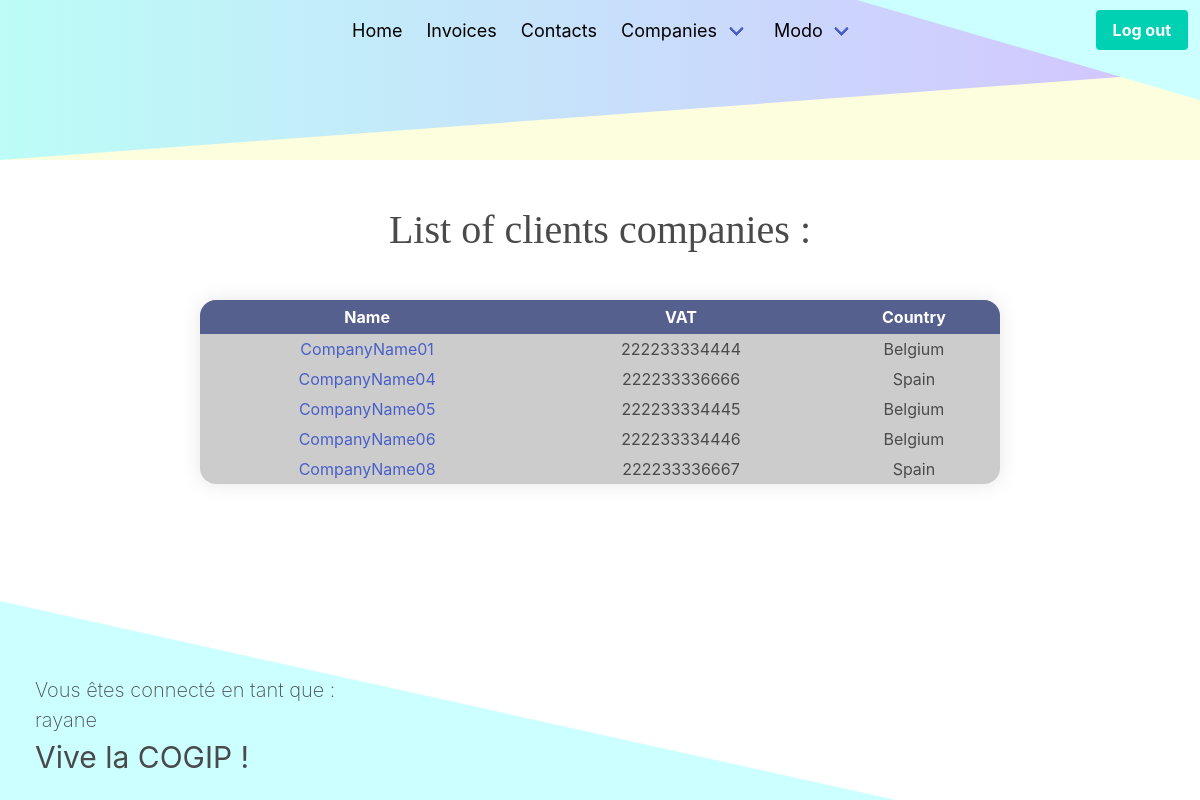
The app's page /companies_client (signed in) with its own data.
### tables this page shows
CREATE TABLE `company` (
  `id` int(11) NOT NULL,
  `name` varchar(50) NOT NULL,
  `country` varchar(50) NOT NULL,
  `VAT_number` varchar(12) NOT NULL,
  `type_id` int(11) NOT NULL
);

### src/Controller/ClientCompaniesController.php (called while the page is built, shortened)
<?php
$clients = new TypedCompany();
$clients->setClientList();
$clients = $clients->getData()->fetchAll();
require __DIR__.'/../view/Lists/clients_companies_list.php';

### public/index.php (called while the page is built, shortened)
<?php
get('/companies_client', "../src/Controller/ClientCompaniesController.php");

### src/Model/TypedCompany.php (called while the page is built, shortened)
<?php
class TypedCompany{
    public function __construct()
    {
        global $db;
        $this->db = $db;
    }
    public function setClientList()
    {
      $query = $this->db->prepare("SELECT c.id as id_company, c.name, VAT_number, country, t.name as type FROM company as c INNER JOIN type as t ON c.type_id = t.id WHERE t.name = 'client' ORDER BY c.id ASC");
      $query->execute();
      $this->query = $query;
    }
    public function getData()
    {
        return $this->query;
    }
}
?>

### src/View/Lists/clients_companies_list.php (the view)
<?php require __DIR__.'/../surround/header.php' ?>
<div class='block'>
<div class='tables'>
    <label for="companies" class='Hhome'>List of clients companies :</label>
    <table id='compagnies'>
        <thead>
            <tr>
                <th>Name</th>
                <th>VAT</th>
                <th>Country</th>
            </tr>
        </thead>
        <tbody>
            <?php foreach ($clients as $data) {
                ?>
                <tr>
                    <td><a href="/companies_detail/id/<?php echo $data['id_company']?>"><?php echo $data["name"] ?></a></td>
                    <td><?php echo $data["VAT_number"] ?></td>
                    <td><?php echo $data["country"] ?></td>
                </tr>
                <?php
            }
            ?>
        </tbody>
    </table>
</div>
</div>
<?php require __DIR__.'/../surround/footer.php' ?>

### public/assets/css/main.css (style rules this page uses)
body, html { height: 100%; }
.tables { display: -webkit-box; display: -ms-flexbox; display: flex; -webkit-box-pack: justify; -ms-flex-pack: justify; justify-content: space-between; -webkit-box-align: center; -ms-flex-align: center; align-items: center; -webkit-box-orient: vertical; -webkit-box-direction: normal; -ms-flex-direction: column; flex-direction: column; -ms-flex-line-pack: justify; align-content: space-between; }
.tables th { color: white; padding: 5px; }
table { width: 800px; border-collapse: collapse; overflow: hidden; -webkit-box-shadow: 0 0 20px rgba(0, 0, 0, 0.1); box-shadow: 0 0 20px rgba(0, 0, 0, 0.1); border-collapse: collapse; border-radius: 1em; overflow: hidden; text-align: center; }
label { padding: 40px; text-align: center; font-family: "Source Serif Pro", serif; font-size: 25px; font-weight: 400; }
tr { padding: 20px; background-color: rgba(0, 0, 0, 0.2); }
thead th { background-color: #55608f; }
tbody td { position: relative; padding: 3px; }
.Hhome { text-align: center; font-family: "Source Serif Pro", serif; font-size: 25px; font-weight: 400; font-size: 40px; }
* { -webkit-box-sizing: border-box !important; box-sizing: border-box !important; }
html { background: url("https://raw.githubusercontent.com/Richardtristan/PHP-challenge-2/Eli/public/assets/img/real-bg.png") no-repeat center center fixed; background-size: cover; height: 100%; overflow: hidden; }
body { display: -webkit-box; display: -ms-flexbox; display: flex; -webkit-box-orient: vertical; -webkit-box-direction: normal; -ms-flex-direction: column; flex-direction: column; height: 100vh; }
.block, .form { -webkit-box-flex: 1; -ms-flex: 1 0 auto; flex: 1 0 auto; }

### records on screen
company: name "CompanyName01", VAT_number "222233334444", country "Belgium"
company: name "CompanyName04", VAT_number "222233336666", country "Spain"
company: name "CompanyName05", VAT_number "222233334445", country "Belgium"
company: name "CompanyName06", VAT_number "222233334446", country "Belgium"
company: name "CompanyName08", VAT_number "222233336667", country "Spain"

### other values on screen
$_SESSION['username'] "rayane"
